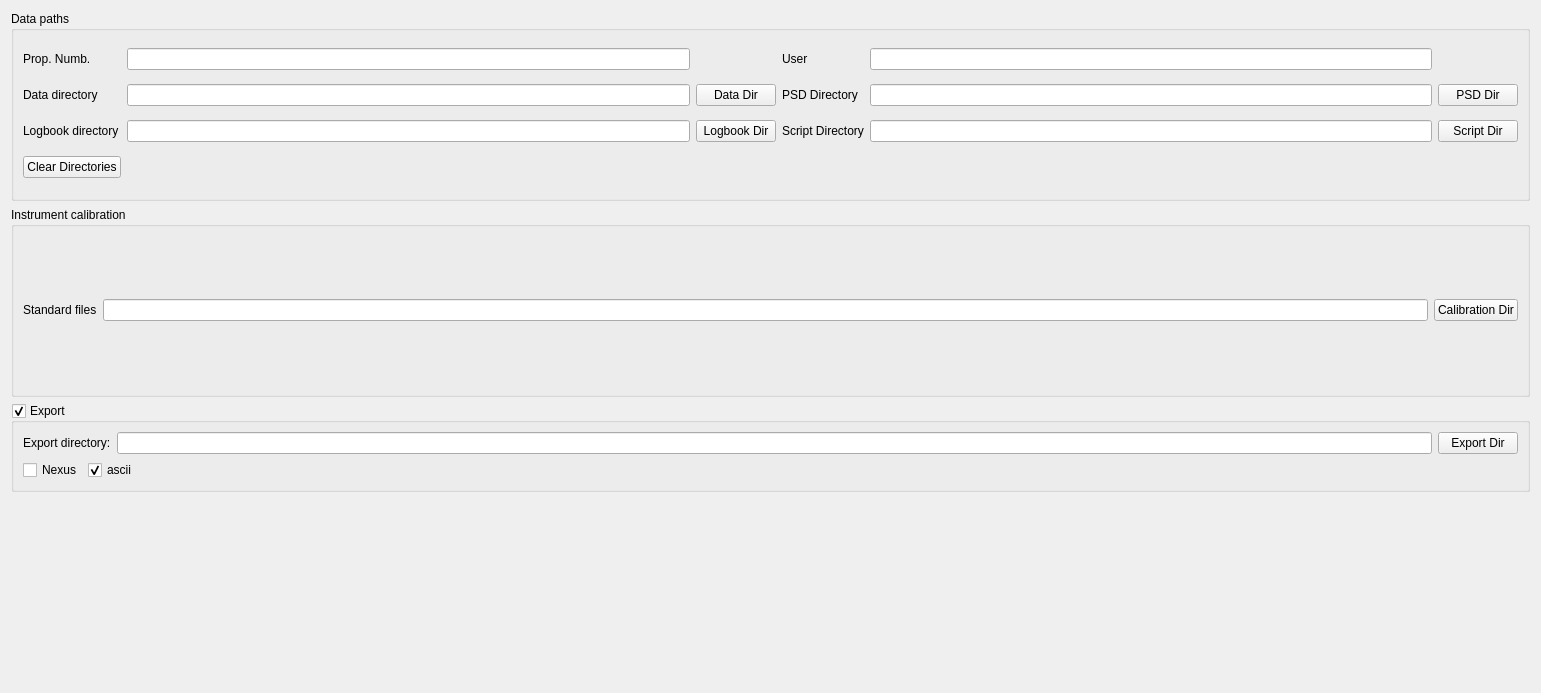
<?xml version="1.0" encoding="UTF-8"?>
<ui version="4.0">
 <class>Form</class>
 <widget class="QWidget" name="Form">
  <property name="geometry">
   <rect>
    <x>0</x>
    <y>0</y>
    <width>1541</width>
    <height>693</height>
   </rect>
  </property>
  <property name="sizePolicy">
   <sizepolicy hsizetype="Expanding" vsizetype="Expanding">
    <horstretch>0</horstretch>
    <verstretch>0</verstretch>
   </sizepolicy>
  </property>
  <property name="windowTitle">
   <string>Form</string>
  </property>
  <property name="statusTip">
   <string/>
  </property>
  <layout class="QVBoxLayout" name="verticalLayout">
   <item>
    <widget class="QGroupBox" name="groupBox">
     <property name="sizePolicy">
      <sizepolicy hsizetype="Expanding" vsizetype="Expanding">
       <horstretch>0</horstretch>
       <verstretch>0</verstretch>
      </sizepolicy>
     </property>
     <property name="title">
      <string>Data paths</string>
     </property>
     <layout class="QGridLayout" name="gridLayout">
      <item row="2" column="1">
       <widget class="QLineEdit" name="lE_prop_nb">
        <property name="toolTip">
         <string>filled out automatically from first file found in data path</string>
        </property>
        <property name="statusTip">
         <string/>
        </property>
        <property name="maxLength">
         <number>20</number>
        </property>
        <property name="readOnly">
         <bool>true</bool>
        </property>
       </widget>
      </item>
      <item row="3" column="5">
       <widget class="QPushButton" name="pB_file_psd">
        <property name="text">
         <string>PSD Dir</string>
        </property>
       </widget>
      </item>
      <item row="2" column="4">
       <widget class="QLineEdit" name="lE_user">
        <property name="toolTip">
         <string>filled out automatically from first file found in data path</string>
        </property>
        <property name="readOnly">
         <bool>true</bool>
        </property>
       </widget>
      </item>
      <item row="3" column="0">
       <widget class="QLabel" name="l_data_dir">
        <property name="text">
         <string>Data directory</string>
        </property>
       </widget>
      </item>
      <item row="2" column="3">
       <widget class="QLabel" name="l_user">
        <property name="text">
         <string>User</string>
        </property>
       </widget>
      </item>
      <item row="4" column="2">
       <widget class="QPushButton" name="pB_file_logbook">
        <property name="text">
         <string>Logbook Dir</string>
        </property>
       </widget>
      </item>
      <item row="3" column="1">
       <widget class="QLineEdit" name="lE_data_dir"/>
      </item>
      <item row="4" column="1">
       <widget class="QLineEdit" name="lE_logbook_dir"/>
      </item>
      <item row="3" column="3">
       <widget class="QLabel" name="l_psd_dir">
        <property name="text">
         <string>PSD Directory</string>
        </property>
       </widget>
      </item>
      <item row="2" column="0">
       <widget class="QLabel" name="l_prop_nb">
        <property name="text">
         <string>Prop. Numb.</string>
        </property>
       </widget>
      </item>
      <item row="3" column="2">
       <widget class="QPushButton" name="pB_file_data">
        <property name="text">
         <string>Data Dir</string>
        </property>
       </widget>
      </item>
      <item row="3" column="4">
       <widget class="QLineEdit" name="lE_psd_dir"/>
      </item>
      <item row="4" column="0">
       <widget class="QLabel" name="l_log_dir">
        <property name="text">
         <string>Logbook directory</string>
        </property>
       </widget>
      </item>
      <item row="4" column="4">
       <widget class="QLineEdit" name="lE_script_dir"/>
      </item>
      <item row="4" column="3">
       <widget class="QLabel" name="label">
        <property name="text">
         <string>Script Directory</string>
        </property>
       </widget>
      </item>
      <item row="4" column="5">
       <widget class="QPushButton" name="pB_file_script">
        <property name="text">
         <string>Script Dir</string>
        </property>
       </widget>
      </item>
      <item row="5" column="0">
       <widget class="QPushButton" name="pB_clear">
        <property name="text">
         <string>Clear Directories</string>
        </property>
       </widget>
      </item>
     </layout>
    </widget>
   </item>
   <item>
    <widget class="QGroupBox" name="groupBox_2">
     <property name="sizePolicy">
      <sizepolicy hsizetype="Expanding" vsizetype="Expanding">
       <horstretch>0</horstretch>
       <verstretch>0</verstretch>
      </sizepolicy>
     </property>
     <property name="title">
      <string>Instrument calibration</string>
     </property>
     <layout class="QGridLayout" name="gridLayout_2">
      <item row="0" column="2">
       <widget class="QPushButton" name="pB_file_standards">
        <property name="text">
         <string>Calibration Dir</string>
        </property>
       </widget>
      </item>
      <item row="0" column="0">
       <widget class="QLabel" name="l_standards_dir">
        <property name="text">
         <string>Standard files</string>
        </property>
       </widget>
      </item>
      <item row="0" column="1">
       <widget class="QLineEdit" name="lE_standards_dir"/>
      </item>
     </layout>
    </widget>
   </item>
   <item>
    <widget class="QGroupBox" name="gB_export">
     <property name="title">
      <string>Export</string>
     </property>
     <property name="checkable">
      <bool>true</bool>
     </property>
     <layout class="QGridLayout" name="gridLayout_3">
      <item row="0" column="0">
       <widget class="QLabel" name="l_export_dir">
        <property name="text">
         <string>Export directory:</string>
        </property>
       </widget>
      </item>
      <item row="0" column="1">
       <widget class="QLineEdit" name="lE_export_dir"/>
      </item>
      <item row="0" column="2">
       <widget class="QPushButton" name="pB_file_export">
        <property name="text">
         <string>Export Dir</string>
        </property>
       </widget>
      </item>
      <item row="2" column="0" colspan="3">
       <layout class="QHBoxLayout" name="horizontalLayout">
        <item>
         <widget class="QCheckBox" name="cB_nexus">
          <property name="text">
           <string>Nexus</string>
          </property>
         </widget>
        </item>
        <item>
         <widget class="QCheckBox" name="cB_ascii">
          <property name="text">
           <string>ascii</string>
          </property>
          <property name="checked">
           <bool>true</bool>
          </property>
         </widget>
        </item>
        <item>
         <spacer name="horizontalSpacer">
          <property name="orientation">
           <enum>Qt::Horizontal</enum>
          </property>
          <property name="sizeHint" stdset="0">
           <size>
            <width>40</width>
            <height>20</height>
           </size>
          </property>
         </spacer>
        </item>
       </layout>
      </item>
     </layout>
    </widget>
   </item>
   <item>
    <spacer name="verticalSpacer">
     <property name="orientation">
      <enum>Qt::Vertical</enum>
     </property>
     <property name="sizeHint" stdset="0">
      <size>
       <width>20</width>
       <height>40</height>
      </size>
     </property>
    </spacer>
   </item>
  </layout>
 </widget>
 <resources/>
 <connections/>
</ui>
